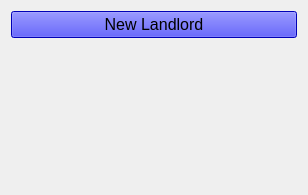
<?xml version="1.0" encoding="UTF-8"?>
<ui version="4.0">
 <class>W_Landlord_Manager</class>
 <widget class="QWidget" name="W_Landlord_Manager">
  <property name="geometry">
   <rect>
    <x>0</x>
    <y>0</y>
    <width>308</width>
    <height>195</height>
   </rect>
  </property>
  <property name="windowTitle">
   <string>Form</string>
  </property>
  <layout class="QVBoxLayout" name="verticalLayout">
   <item>
    <widget class="QPushButton" name="b_new">
     <property name="font">
      <font>
       <pointsize>12</pointsize>
      </font>
     </property>
     <property name="styleSheet">
      <string notr="true">background-color: blue</string>
     </property>
     <property name="text">
      <string>New Landlord</string>
     </property>
     <property name="icon">
      <iconset resource="../../resources/icons.qrc">
       <normaloff>:/assets/vcs-added.svg</normaloff>:/assets/vcs-added.svg</iconset>
     </property>
    </widget>
   </item>
   <item>
    <widget class="W_Tile_View" name="tile_view" native="true"/>
   </item>
  </layout>
 </widget>
 <customwidgets>
  <customwidget>
   <class>W_Tile_View</class>
   <extends>QWidget</extends>
   <header>w_tile_view.h</header>
   <container>1</container>
  </customwidget>
 </customwidgets>
 <resources>
  <include location="../../resources/icons.qrc"/>
 </resources>
 <connections/>
</ui>
